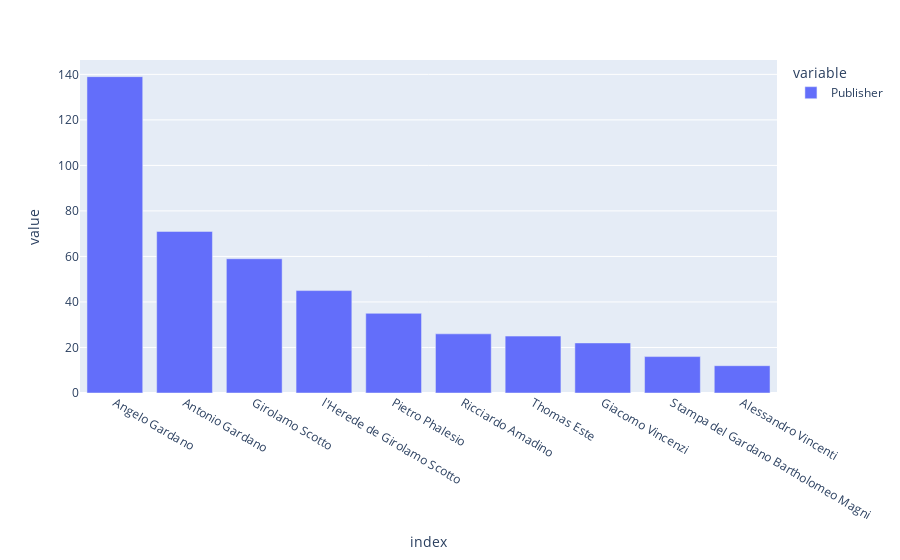

The notebook cell saved with this chart:
### Code cell
# viz3.write_html("C:/UNI/DHDK/EPDS/Proj/exports/viz3.html")

### Figure 1 — Plotly figure (JSON) as saved in the notebook; plotly's stock layout.template omitted (floating-point values rounded to 4 significant figures)
{"data": [{"alignmentgroup": "True", "hovertemplate": "variable=Publisher<br>index=%{x}<br>value=%{y}<extra></extra>", "legendgroup": "Publisher", "marker": {"color": "#636efa", "pattern": {"shape": ""}}, "name": "Publisher", "offsetgroup": "Publisher", "orientation": "v", "showlegend": true, "textposition": "auto", "type": "bar", "x": ["Angelo Gardano", "Antonio Gardano", "Girolamo Scotto", "l'Herede de Girolamo Scotto", "Pietro Phalesio", "Ricciardo Amadino", "Thomas Este", "Giacomo Vincenzi", "Stampa del Gardano Bartholomeo Magni", "Alessandro Vincenti"], "xaxis": "x", "y": [139, 71, 59, 45, 35, 26, 25, 22, 16, 12], "yaxis": "y"}], "layout": {"barmode": "relative", "legend": {"title": {"text": "variable"}, "tracegroupgap": 0}, "margin": {"t": 60}, "xaxis": {"anchor": "y", "domain": [0, 1], "title": {"text": "index"}}, "yaxis": {"anchor": "x", "domain": [0, 1], "title": {"text": "value"}}}}
